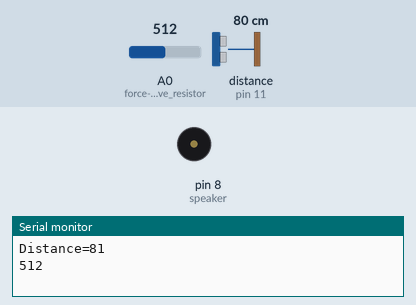
Recording of a sketch running on a simulated Arduino Uno, built with avr-gcc and run on an emulated ATmega328P. Shown: buzzer (waves = sounding), the last lines printed to the serial monitor. The inputs (shaded band) are chosen by the test bench; at power-on: distance to the obstacle (sensor on pin 11) 80 cm, A0 (force-sensitive_resistor) = 512.

Above: at 1.13 s.
2.1 s: distance to the obstacle (sensor on pin 11) set to 2 cm
At 2.49 s:
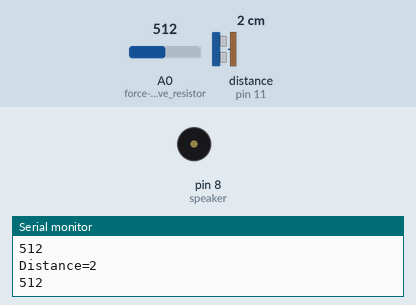
5.6 s: A0 (force-sensitive_resistor) set to 311
9.1 s: A0 (force-sensitive_resistor) set to 286
At 9.1 s:
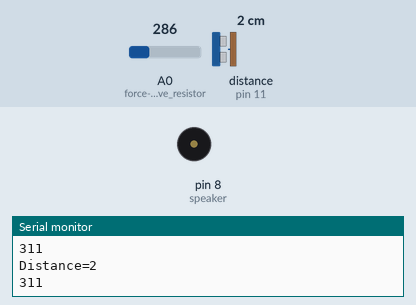
10.6 s: A0 (force-sensitive_resistor) set to 306
At 10.92 s:
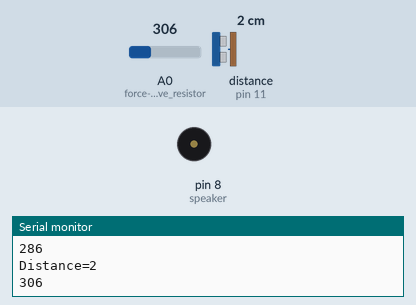
14.1 s: distance to the obstacle (sensor on pin 11) set to 35 cm
At 14.42 s:
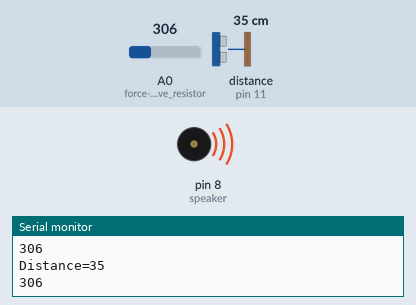
Timing chart, 0 to 18.6 s (numbered marks = the images above; inputs shaded):
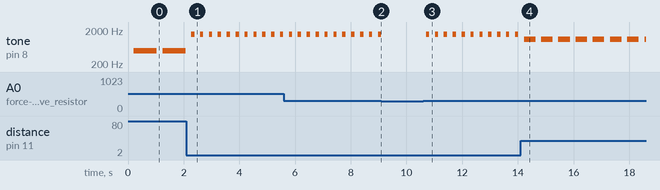

The sketch:

sonarHeadset_v3.ino
```cpp
#include <NewTone.h> //This library has been imported due to the newPing library conflicting with the normal tone() function
#include <NewPing.h> //for the ultrasonic sensor

NewPing sonar(10,11); //ultrasonic sensor
int speaker = 8; //speaker/buzzer

void setup() {
  Serial.begin(9600);
  pinMode(speaker, OUTPUT); //speaker/buzzer
  pinMode(A0, INPUT); //force-sensitive resistor
}

void loop() {
  delay(200);

  int pressure = analogRead(A0);
  int distance = sonar.ping_cm();
  int frequency = map(distance, 0, 100, 1500, 250); //registered distance by ultrasonic sensor is translated to a frequency between 1500 and 250
  int toneDelay = map(distance, 0, 100, 100, 1000); //same as above, but instead translated to a delay between 100 and 1000

  Serial.print("Distance=");
  Serial.println(distance);
  Serial.println(pressure);

  if (pressure > 300) {

    if (distance == 0) { //when the ultrasonic sensor registers a value of 0 no tone is being played, this is to prevent the device from beeping when it doesnt register anything
      noNewTone(speaker);
    } else {
      NewTone(speaker, frequency);
      delay(toneDelay);
      noNewTone(speaker);
    }
  }
}
```

Measured:
- the behaviour switches between 301 and 300 on A0 (force-sensitive_resistor) (found by bisection; images 1 and 2)
- after the input at 2.1 s, tone on pin 8 (speaker): alternates 1475 Hz for 0.12 s and silent for 0.20 s, starting after 0.17 s
- after the input at 9.1 s, tone on pin 8 (speaker): stops changing and stays silent
- after the input at 10.6 s, tone on pin 8 (speaker): alternates 1475 Hz for 0.12 s and silent for 0.20 s, starting after 0.11 s
- after the input at 14.1 s, tone on pin 8 (speaker): alternates 1063 Hz for 0.42 s and silent for 0.20 s, starting after 0.12 s
- by itself, tone on pin 8 (speaker): alternates 488 Hz for 0.83 s and silent for 0.21 s
